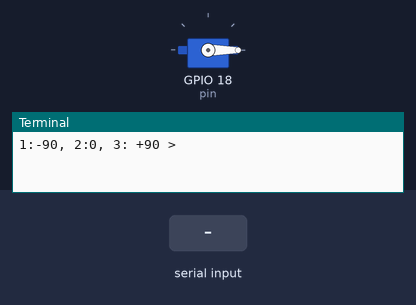
The program below on a simulated Raspberry Pi (BCM pin numbers). Parts: servo, the last lines printed to the terminal. The test bench sets the inputs (shaded band). Servo angles are drawn from the pulse width (0.5 ms = 0°, 2.5 ms = 180°).

Above: at 1.2 s.
1.3 s: "2" typed at the terminal, then Enter
At 1.8 s:
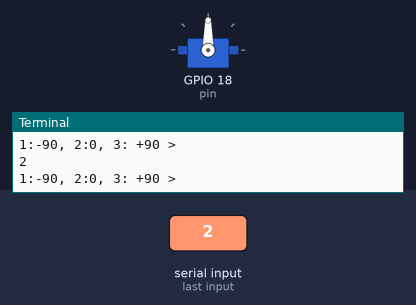
2.8 s: "0" typed at the terminal, then Enter
At 4.0 s:
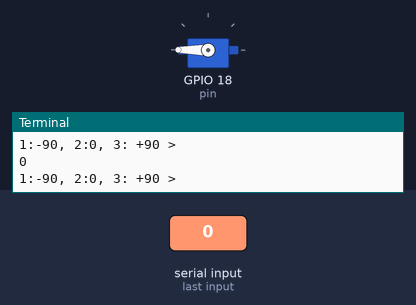
4.3 s: "1" typed at the terminal, then Enter
At 5.3 s:
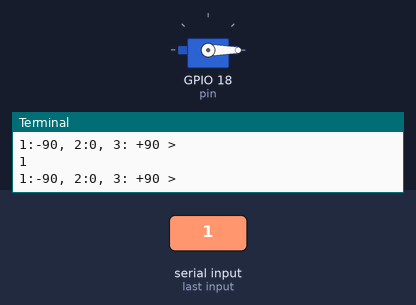
Timing chart, 0 to 7.3 s (numbered marks = the images above; inputs shaded):
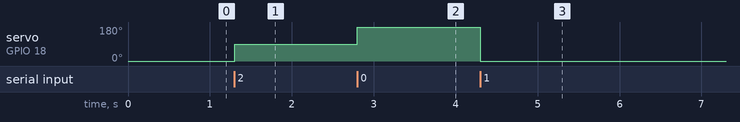

Measured:
- after the input at 1.3 s, servo on GPIO 18 (pin): 0° → 90° at once
- after the input at 2.8 s, servo on GPIO 18 (pin): 90° → 180° at once
- after the input at 4.3 s, servo on GPIO 18 (pin): 180° → 0° at once

The program:

servo_wpi_sw.py
```python
import wiringpi as wpi
pin = 18

wpi.wiringPiSetupGpio()
wpi.pinMode(pin, wpi.OUTPUT)
wpi.softPwmCreate(pin, 5, 200) #1pulse = 0.1ms(100us), 50Hz = 20ms, 20ms/0.1ms= 200(50Hz)

while True:
	answer = input("1:-90, 2:0, 3: +90 > ")
	if answer =='1':
		wpi.softPwmWrite(pin, 5) # 5 * 0.1ms = 0.5ms
	elif answer == '2':
		wpi.softPwmWrite(pin, 15) # 15*0.1ms = 1.5ms
	else:
		wpi.softPwmWrite(pin, 25) # 25*0.1ms = 2.5ms
```
